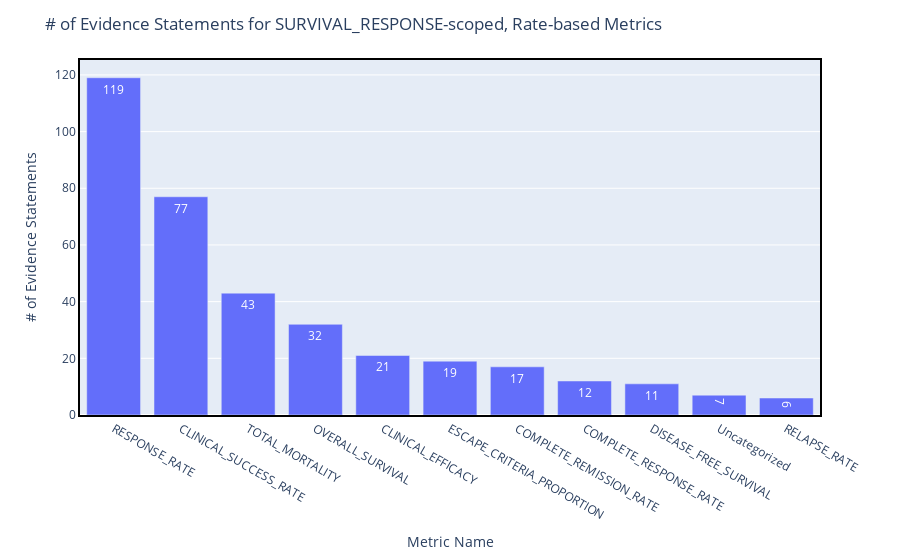

The notebook cell this image was saved under:
### Code cell
data_for_graph = tdf['sub_bucket'].value_counts().rename_axis('Metric').reset_index(name='counts')

fig = px.bar(data_for_graph, x='Metric', y='counts',text_auto=True)
fig.update_layout(xaxis_title='Metric Name', 
                  yaxis_title="# of Evidence Statements", 
                  title='# of Evidence Statements for SURVIVAL_RESPONSE-scoped, Rate-based Metrics',
                  xaxis=dict(
                        showline=True,     
                        linewidth=2,       
                        linecolor='black', 
                        mirror=True        
                    ),
                    yaxis=dict(            
                        showline=True,
                        linewidth=2,
                        linecolor='black',
                        mirror=True
                    ))
fig.write_image('SURVIVAL_RESPONSE_metric_bar_chart.jpg',width=1920/1.5,height=1080/1.5,scale=2)
fig.show()

### Figure 1 — Plotly figure (JSON) as saved in the notebook; plotly's stock layout.template omitted (floating-point values rounded to 4 significant figures)
{"data": [{"alignmentgroup": "True", "hovertemplate": "Metric=%{x}<br>counts=%{y}<extra></extra>", "legendgroup": "", "marker": {"color": "#636efa", "pattern": {"shape": ""}}, "name": "", "offsetgroup": "", "orientation": "v", "showlegend": false, "textposition": "auto", "texttemplate": "%{y}", "type": "bar", "x": ["RESPONSE_RATE", "CLINICAL_SUCCESS_RATE", "TOTAL_MORTALITY", "OVERALL_SURVIVAL", "CLINICAL_EFFICACY", "ESCAPE_CRITERIA_PROPORTION", "COMPLETE_REMISSION_RATE", "COMPLETE_RESPONSE_RATE", "DISEASE_FREE_SURVIVAL", "Uncategorized", "RELAPSE_RATE"], "xaxis": "x", "y": [119, 77, 43, 32, 21, 19, 17, 12, 11, 7, 6], "yaxis": "y"}], "layout": {"barmode": "relative", "legend": {"tracegroupgap": 0}, "margin": {"t": 60}, "title": {"text": "# of Evidence Statements for SURVIVAL_RESPONSE-scoped, Rate-based Metrics"}, "xaxis": {"anchor": "y", "domain": [0, 1], "linecolor": "black", "linewidth": 2, "mirror": true, "showline": true, "title": {"text": "Metric Name"}}, "yaxis": {"anchor": "x", "domain": [0, 1], "linecolor": "black", "linewidth": 2, "mirror": true, "showline": true, "title": {"text": "# of Evidence Statements"}}}}
